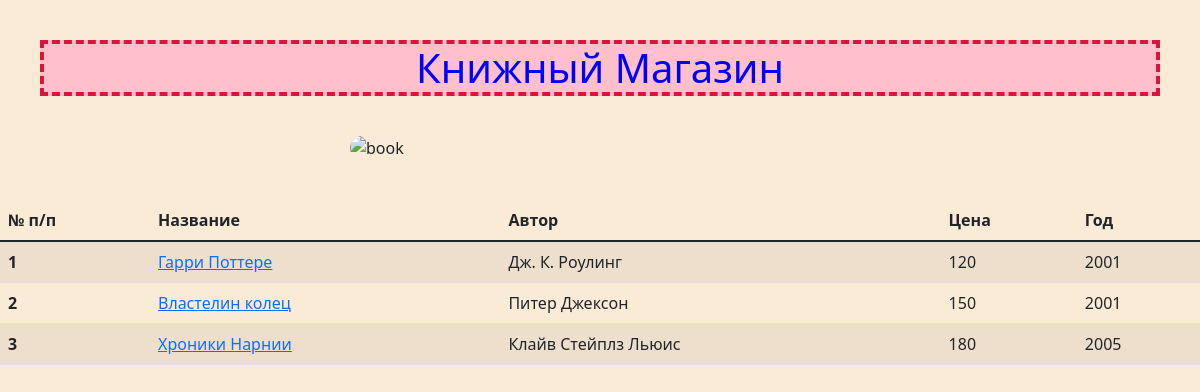
The app's page /app/all_books/ with its own data.
### app/models.py (models this page shows, shortened)
class Book(models.Model):
    name = models.CharField(max_length=255)
    author_name = models.CharField(max_length=255, blank=True, null=True)
    year = models.IntegerField(blank=True, null=True)
    price = models.IntegerField()

### app/views.py (the view)
# urls.py: path('all_books/', views.all_books, name='all_books'),
def all_books(request):
    books = models.Book.objects.all()
    context = {
        'books': books,
    }
    return render(request, 'all_books.html', {'context': context})

### app/templates/all_books.html (shortened to what this page needs)
{% extends 'base.html' %}
{% block content %}
<h1 class="all-books-title">Книжный Магазин</h1>
<div class="img-container">
    <img alt='book' src="https://www.ukrgate.com/eng/wp-content/uploads/2021/02/The-Ukrainian-Book-Institute-Purchases-380.9-Thousand-Books-for-Public-Libraries1.jpeg" width="500">
</div>
    <table class="book-table table table-striped table-hover">
    <thead>
    <tr>
        <th scope="col">№ п/п</th>
        <th scope="col">Название</th>
        <th scope="col">Автор</th>
        <th scope="col">Цена</th>
        <th scope="col">Год</th>
    </tr>
    </thead>
    <tbody>
    {% for book in context.books %}
        <tr>
            <th scope="row">{{ book.id }}</th>
            <td><a target="_blank" href={% url 'book' book_id=book.id %}>{{ book.name }}</a></td>
            <td>{{ book.author_name }}</td>
            <td>{{ book.price }}</td>
            <td>{{ book.year }}</td>
        </tr>
    {% endfor %}
    </tbody>
</table>
{% endblock %}

### app/templates/base.html (shortened to what this page needs)
{% load static %}
<!DOCTYPE html>
<html lang="en">
<head>
    <link href="https://cdn.jsdelivr.net/npm/bootstrap@5.1.3/dist/css/bootstrap.min.css" rel="stylesheet"
>
</head>
<link rel="stylesheet" type="text/css" href="{% static 'styles.css' %}">
<body>
{% block content %}{% endblock %}
</body>
</html>

### app/static/styles.css (style rules this page uses)
.all-books-title { color: blue; text-align: center; margin: 40px; background-color: pink; border: 4px dashed crimson; }
.img-container { display: flex; justify-content: center; }
img { border-radius: 40px; }
body { background-color: antiquewhite; }
.book-table { margin-top: 40px; }

### records on screen
Book: id "1", name "Гарри Поттере", author_name "Дж. К. Роулинг", price "120", year "2001"
Book: id "2", name "Властелин колец", author_name "Питер Джексон", price "150", year "2001"
Book: id "3", name "Хроники Нарнии", author_name "Клайв Стейплз Льюис", price "180", year "2005"
